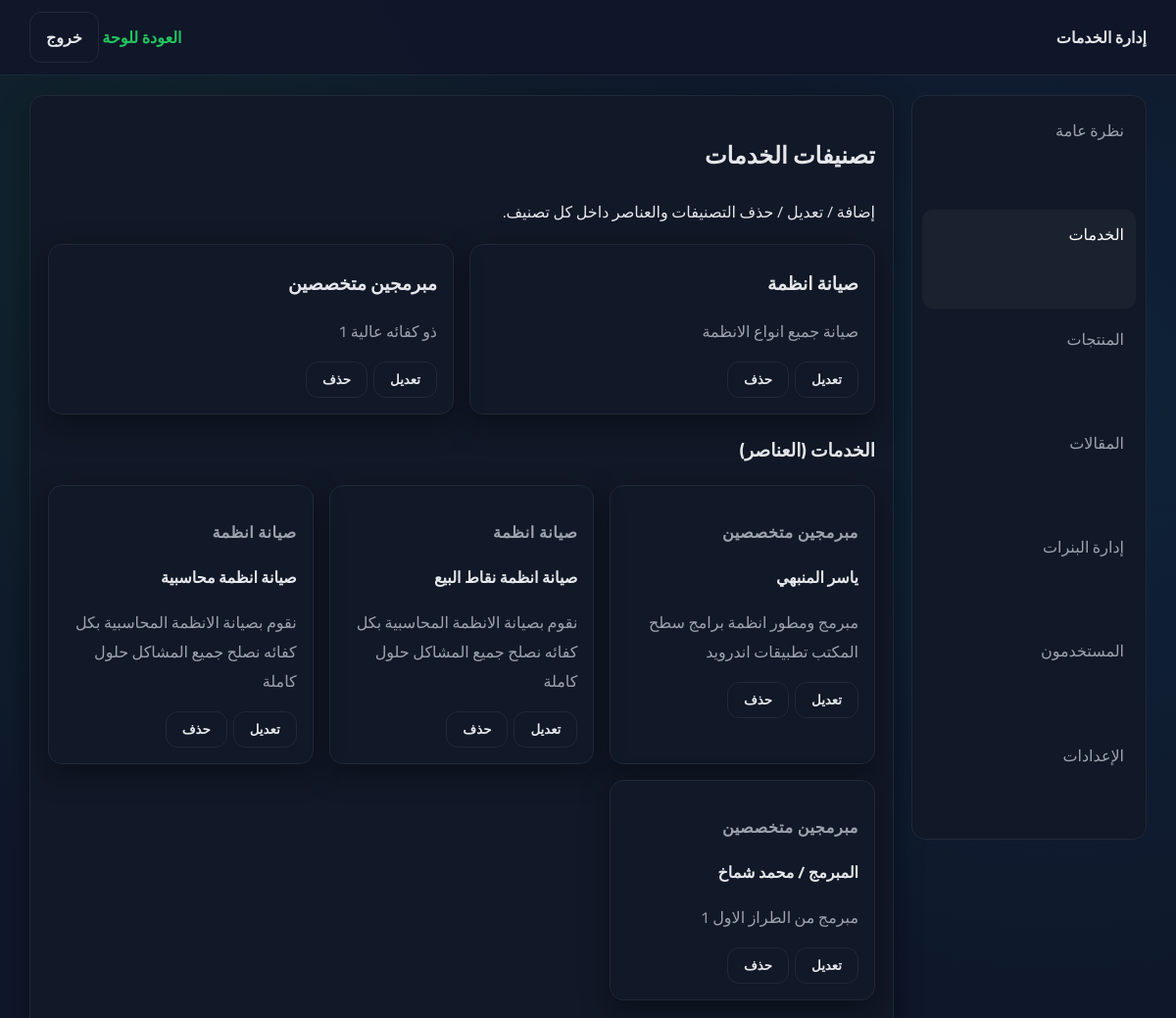
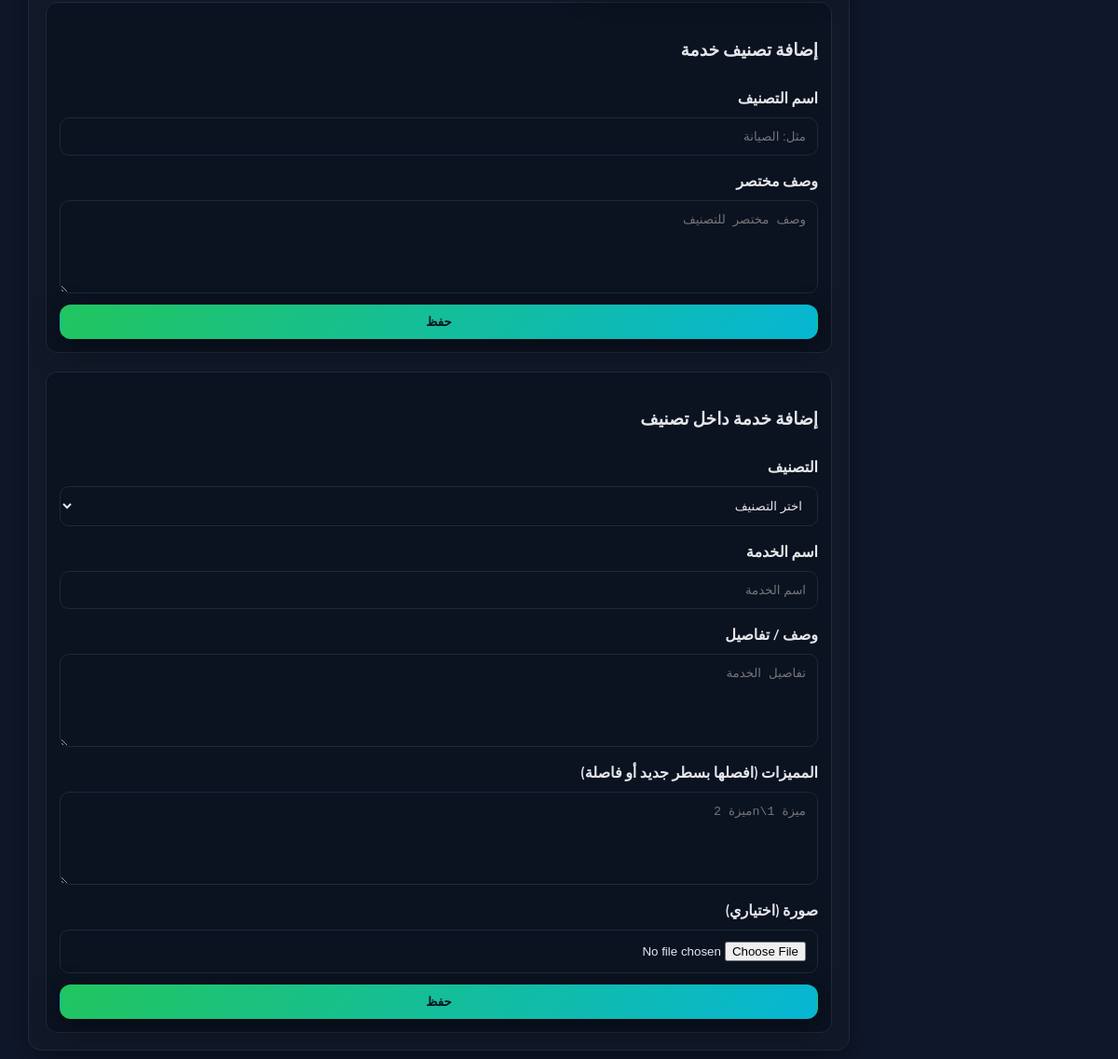
Page /dashboard/services.php (signed in) on the committed database (2 pictures, top to bottom).
### tables this page shows
CREATE TABLE `service_categories` (
  `id` int(11) NOT NULL,
  `name` varchar(120) NOT NULL,
  `slug` varchar(120) NOT NULL,
  `description` text DEFAULT NULL,
  `created_at` timestamp NOT NULL DEFAULT current_timestamp()
);

CREATE TABLE `service_items` (
  `id` int(11) NOT NULL,
  `category_id` int(11) NOT NULL,
  `name` varchar(150) NOT NULL,
  `image` varchar(200) DEFAULT NULL,
  `details` text DEFAULT NULL,
  `features` text DEFAULT NULL,
  `created_at` timestamp NOT NULL DEFAULT current_timestamp()
);

### includes/config.php (called while the page is built, shortened)
<?php
function is_admin() {
    return isset($_SESSION['user']) && $_SESSION['user']['role'] === 'admin';
}

### dashboard/services.php (the view, shortened to what this page needs)
<?php
require_once __DIR__ . '/../includes/config.php';
$categories = $pdo->query("SELECT * FROM service_categories ORDER BY id DESC")->fetchAll();
$items = $pdo->query("SELECT si.*, sc.name AS category_name FROM service_items si JOIN service_categories sc ON sc.id = si.category_id ORDER BY si.id DESC")->fetchAll();
?>
<!DOCTYPE html>
<html lang="ar" dir="rtl">
<head>
    <link rel="stylesheet" href="../assets/css/style.css">
</head>
<body class="dashboard">
    <header class="dashboard-topbar">
        <div class="container dash-inner">
            <strong>إدارة الخدمات</strong>
            <div class="dash-actions">
                <a class="link" href="index.php">العودة للوحة</a>
                <a class="btn ghost" href="../logout.php">خروج</a>
            </div>
        </div>
    </header>
    <main class="container dash-grid">
        <aside class="dash-nav">
            <a href="index.php">نظرة عامة</a>
            <a class="active" href="services.php">الخدمات</a>
            <a href="products.php">المنتجات</a>
            <a href="news.php">المقالات</a>
            <a href="banners.php">إدارة البنرات</a>
            <a href="users.php">المستخدمون</a>
            <a href="settings.php">الإعدادات</a>
        </aside>
        <section class="dash-content">
            <h1>تصنيفات الخدمات</h1>
            <p>إضافة / تعديل / حذف التصنيفات والعناصر داخل كل تصنيف.</p>
            <div class="cards-grid">
                <?php foreach ($categories as $cat): ?>
                    <div class="card">
                        <h3><?= $cat['name']; ?></h3>
                        <p><?= $cat['description']; ?></p>
                        <div class="actions">
                            <?php if (is_admin() || has_permission('services.category.edit')): ?>
                                <button class="btn ghost" onclick="editCategory(<?= $cat['id']; ?>)">تعديل</button>
                            <?php endif; ?>
                            <?php if (is_admin() || has_permission('services.category.delete')): ?>
                                <form method="post" style="display:inline;">
                                    <button class="btn ghost" type="submit" onclick="return confirm('هل أنت متأكد من الحذف؟ سيتم حذف جميع العناصر داخل هذا التصنيف')">حذف</button>
                                </form>
                            <?php endif; ?>
                        </div>
                    </div>
                <?php endforeach; ?>
            </div>
            <h3>الخدمات (العناصر)</h3>
            <div class="cards-grid">
                <?php foreach ($items as $item): ?>
                    <div class="card">
                        <p class="eyebrow"><?= $item['category_name']; ?></p>
                        <h4><?= $item['name']; ?></h4>
                        <p><?= $item['details']; ?></p>
                        <div class="actions">
                            <?php if (is_admin() || has_permission('services.item.edit')): ?>
                                <button class="btn ghost" onclick="editItem(<?= $item['id']; ?>)">تعديل</button>
                            <?php endif; ?>
                            <?php if (is_admin() || has_permission('services.item.delete')): ?>
                                <form method="post" style="display:inline;">
                                    <button class="btn ghost" type="submit" onclick="return confirm('هل أنت متأكد من الحذف؟')">حذف</button>
                                </form>
                            <?php endif; ?>
                        </div>
                    </div>
                <?php endforeach; ?>
            </div>
            <?php if (is_admin() || has_permission('services.category.create')): ?>
                <div class="form-panel">
                    <h3>إضافة تصنيف خدمة</h3>
                    <form method="post">
                        <label>اسم التصنيف
                            <input type="text" name="name" required placeholder="مثل: الصيانة">
                        </label>
                        <label>وصف مختصر
                            <textarea name="description" placeholder="وصف مختصر للتصنيف"></textarea>
                        </label>
                        <button class="btn solid" type="submit">حفظ</button>
                    </form>
                </div>
            <?php endif; ?>
            <?php if (is_admin() || has_permission('services.item.create')): ?>
                <div class="form-panel">
                    <h3>إضافة خدمة داخل تصنيف</h3>
                    <form method="post" enctype="multipart/form-data">
                        <label>التصنيف
                            <select name="category_id" required>
                                <option value="">اختر التصنيف</option>
                            </select>
                        </label>
                        <label>اسم الخدمة
                            <input type="text" name="name" required placeholder="اسم الخدمة">
                        </label>
                        <label>وصف / تفاصيل
                            <textarea name="details" placeholder="تفاصيل الخدمة"></textarea>
                        </label>
                        <label>المميزات (افصلها بسطر جديد أو فاصلة)
                            <textarea name="features" placeholder="ميزة 1\nميزة 2"></textarea>
                        </label>
                        <label>صورة (اختياري)
                            <input type="file" name="image" accept="image/*">
                        </label>
                        <button class="btn solid" type="submit">حفظ</button>
                    </form>
                </div>
            <?php endif; ?>
        </section>
    </main>
</body>
</html>

### assets/css/style.css (style rules this page uses)
:root { --bg: #0f172a; --card: #111827; --accent: #22c55e; --accent-2: #06b6d4; --text: #e5e7eb; --muted: #9ca3af; --border: #1f2937; --shadow: 0 10px 30px rgba(0,0,0,0.35); }
* { box-sizing: border-box; }
body { margin: 0; font-family: 'Cairo', sans-serif; background: radial-gradient(circle at 10% 10%, rgba(34,197,94,0.08), transparent 30%), radial-gradient(circle at 90% 20%, rgba(6,182,212,0.08), transparent 30%), var(--bg); color: var(--text); }
a { color: inherit; text-decoration: none; }
.container { width: min(1100px, 92vw); margin: 0 auto; }
.btn { display: inline-flex; align-items: center; justify-content: center; padding: 10px 16px; border-radius: 12px; border: 1px solid transparent; font-weight: 600; cursor: pointer; transition: 0.2s ease; }
.btn.solid { background: linear-gradient(135deg, var(--accent), var(--accent-2)); color: #0b1220; box-shadow: var(--shadow); }
.btn.ghost { background: transparent; border-color: var(--border); color: var(--text); }
.eyebrow { color: var(--accent-2); font-weight: 600; letter-spacing: 0.6px; }
.cards-grid { display: grid; grid-template-columns: repeat(auto-fit, minmax(240px, 1fr)); gap: 16px; margin-top: 18px; }
.card { background: var(--card); border: 1px solid var(--border); border-radius: 14px; padding: 16px; box-shadow: var(--shadow); }
.card h3, .card h4 { margin: 6px 0; }
.card p { color: var(--muted); }
.link { color: var(--accent); font-weight: 600; }
form { display: grid; gap: 12px; }
label { display: grid; gap: 6px; color: var(--text); font-weight: 600; }
input, textarea, select { width: 100%; padding: 12px; border-radius: 10px; border: 1px solid var(--border); background: #0b1220; color: var(--text); }
textarea { min-height: 100px; resize: vertical; }
.dashboard .dash-inner, .dash-grid { width: min(1200px, 95vw); }
.dashboard-topbar { background: rgba(15,23,42,0.95); border-bottom: 1px solid var(--border); padding: 12px 0; }
.dash-inner { display: flex; justify-content: space-between; align-items: center; }
.dash-grid { display: grid; grid-template-columns: 240px 1fr; gap: 18px; margin: 20px auto; align-items: start; }
.dash-nav { background: var(--card); border: 1px solid var(--border); border-radius: 14px; padding: 10px; display: grid; gap: 6px; position: sticky; top: 20px; height: calc(100vh - 40px); overflow: auto; }
.dash-nav a { padding: 10px 12px; border-radius: 10px; color: var(--muted); }
.dash-nav a.active, .dash-nav a:hover { background: rgba(255,255,255,0.04); color: #fff; }
.dash-content { background: var(--card); border: 1px solid var(--border); border-radius: 14px; padding: 18px; box-shadow: var(--shadow); }
.form-panel { margin-top: 20px; background: #0b1220; border: 1px solid var(--border); border-radius: 12px; padding: 14px; }
.actions { display: flex; gap: 6px; margin-top: 10px; flex-wrap: wrap; }

### rows in the picture
service_categories: name "صيانة انظمة", description "صيانة جميع انواع الانظمة"
service_categories: name "مبرمجين متخصصين", description "ذو كفائه عالية 1"
service_items: category.name "مبرمجين متخصصين", name "ياسر المنبهي", details "مبرمج ومطور انظمة برامج سطح المكتب تطبيقات اندرويد"
service_items: category.name "صيانة انظمة", name "صيانة انظمة نقاط البيع", details "نقوم بصيانة الانظمة المحاسبية بكل كفائه نصلح جميع المشاكل حلول كاملة"
service_items: category.name "صيانة انظمة", name "صيانة انظمة محاسبية", details "نقوم بصيانة الانظمة المحاسبية بكل كفائه نصلح جميع المشاكل حلول كاملة"
service_items: category.name "مبرمجين متخصصين", name "المبرمج / محمد شماخ", details "مبرمج من الطراز الاول 1"
